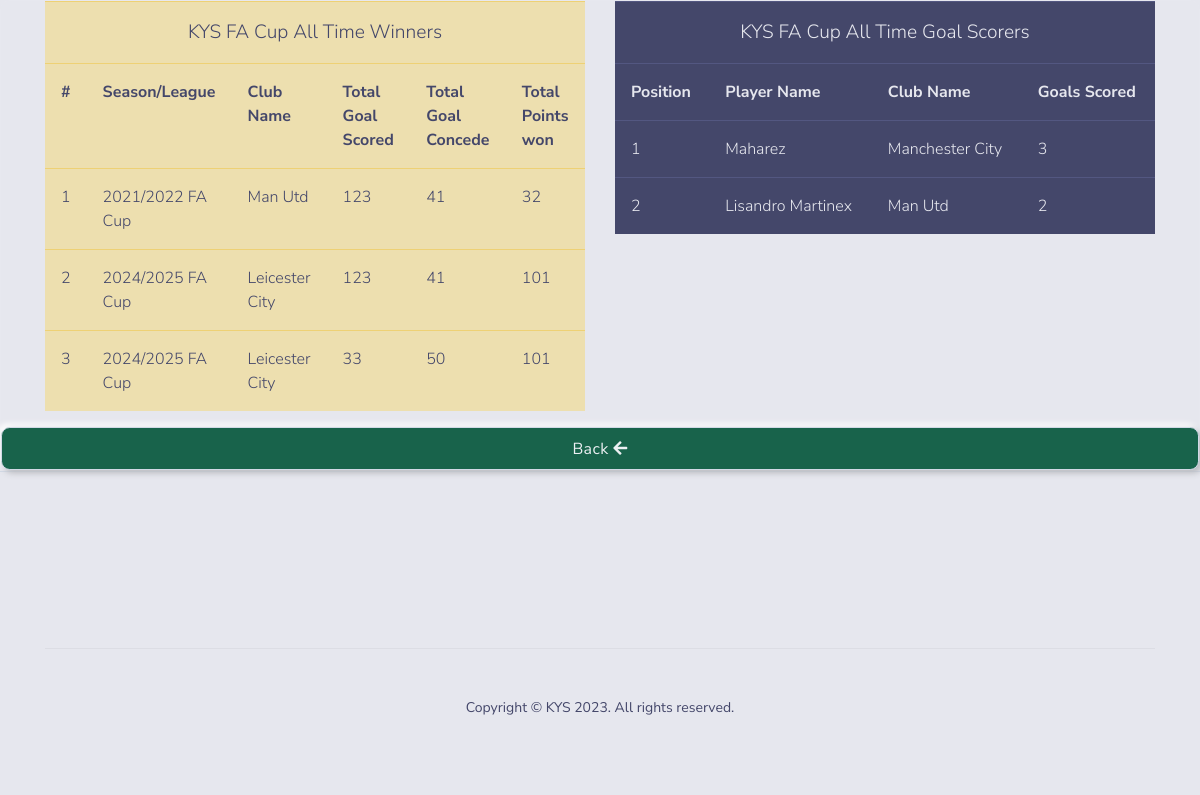
Screenshot of /admin/get_winners/2 with the database file from the repository.
### tables this page shows
CREATE TABLE IF NOT EXISTS `leagues` (
  `id` int(11) NOT NULL AUTO_INCREMENT,
  `type` enum('Premier League','FA Cup','Champions League') NOT NULL,
  `seasonid` int(11) NOT NULL,
  PRIMARY KEY (`id`)
);

CREATE TABLE IF NOT EXISTS `winners` (
  `id` int(11) NOT NULL AUTO_INCREMENT,
  `teamid` int(11) NOT NULL,
  `leagueid` int(11) NOT NULL,
  `seasonid` int(11) NOT NULL,
  `goal_scored` int(11) NOT NULL,
  `goal_concede` int(11) NOT NULL,
  `points` int(11) NOT NULL,
  PRIMARY KEY (`id`)
);

CREATE TABLE IF NOT EXISTS `seasons` (
  `id` int(11) NOT NULL AUTO_INCREMENT,
  `season` varchar(55) NOT NULL,
  `status` enum('inactive','active') NOT NULL,
  PRIMARY KEY (`id`)
);

CREATE TABLE IF NOT EXISTS `teams` (
  `id` int(11) NOT NULL AUTO_INCREMENT,
  `team_name` varchar(55) NOT NULL,
  `coach_name` varchar(55) NOT NULL,
  `phone_number` varchar(15) NOT NULL,
  `coach_passport` varchar(255) NOT NULL,
  PRIMARY KEY (`id`)
);

### application/controllers/Admin.php (called while the page is built, shortened)
<?php
class Admin extends CI_Controller
{
    public function __construct()
    {
        $this->load->model("Auth_model");
        $this->load->model("Admin_model");
        $this->load->library('upload');
    }
    public function get_winners(){
       $type = $this->uri->segment(3);
       $data['result'] = $this->Admin_model->get_winners($type);
       $data['scorers'] = $this->Admin_model->get_all_time_scorers( $type);
       $data['league'] = $this->Admin_model->get_league($type);
       $this->load->view("admin/winners", $data);
    }
}

### index.php (called while the page is built, shortened)
<?php
require_once BASEPATH.'core/CodeIgniter.php';

### application/models/Admin_model.php (called while the page is built, shortened)
<?php
class Admin_model extends CI_Model
{
    public function get_winners($type){
        return $this->db
             ->select("*")
             ->from("winners")
             ->join("seasons", "winners.seasonid = seasons.id")
             ->join("teams", "teams.id = winners.teamid")
             ->join("leagues", "leagues.id = winners.leagueid")
             ->where("winners.leagueid", $type)
             ->get()
             ->result();
    }
    public function get_all_time_scorers($leagueid){
        $sql ="select fullname, team_name, count(*) as total from scorers join players join teams on teams.id = players.teamid and scorers.playerid = players.player_id where leagueid =' $leagueid' GROUP BY fullname order by total desc";
       return  $this->db->query($sql)->result();
    }
    public function get_league($id){
        return $this->db
                    ->where("id", $id)
                    ->get("leagues")
                    ->row();
    }
}

### application/views/admin/winners.php (the view, shortened to what this page needs)
<!DOCTYPE html>
<html lang="en">
<body>
    <main>
        <div class="card">
            <div class="container">
                <div class="row">
                    <div class="col-md-6">
                        <table class="table table-warning">
                        <tr><td colspan='6' style="text-align: center; font-size:larger">
                                <?php echo "KYS ". $league->type." All Time Winners"; ?>
                            </td></tr>
                            <tr>
                                <th>#</th>
                                <th>Season/League</th>
                                <th>Club Name</th>
                                <th>Total Goal Scored</th>
                                <th>Total Goal Concede</th>
                                <th>Total Points won</th>
                            </tr>
                            <?php $i = 1;
                            foreach ($result as $row) { ?>
                                <tr>
                                    <td><?php echo $i; ?></td>
                                    <td><?php echo $row->season . " " . $row->type; ?></td>
                                    <td><?php echo $row->team_name; ?></td>
                                    <td><?php echo $row->goal_scored; ?></td>
                                    <td><?php echo $row->goal_concede; ?></td>
                                    <td><?php echo $row->points; ?></td>
                                </tr>
                            <?php $i++;
                            } ?>
                        </table>
                    </div>
                    <div class="col-md-6">
                        <table class="table table-dark">
                            <tr><td colspan='4' style="text-align: center; font-size:larger">
                            <?php echo "KYS ". $league->type." All Time Goal Scorers"; ?>
                            </td></tr>
                            <tr>
                            <th>Position</th>
                            <th>Player Name</th>
                            <th>Club Name</th>
                            <th>Goals Scored</th>
                          </tr>
                            <?php $i=1;
                                foreach($scorers as $row){?>
                                    <tr>
                                        <td><?php echo $i; ?></td>
                                        <td><?php echo $row->fullname; ?></td>
                                        <td><?php echo $row->team_name; ?></td>
                                        <td><?php echo $row->total; ?></td>
                                    </tr>
                                <?php $i++; } ?>
                        </table>
                    </div>
                </div>
            </div>
            <a href="<?php echo site_url("welcome"); ?>" class="btn btn-success">
                Back <span class="fas fa-arrow-left"></span>
            </a>
        </div>
    </main>
</body>
</html>

### rows the page displays
leagues: type "FA Cup"
winners: seasonid.season "2021/2022", leagueid.type "FA Cup", teamid.team_name "Man Utd", goal_scored "123", goal_concede "41", points "32"
winners: seasonid.season "2024/2025", leagueid.type "FA Cup", teamid.team_name "Leicester City", goal_scored "123", goal_concede "41", points "101"
winners: seasonid.season "2024/2025", leagueid.type "FA Cup", teamid.team_name "Leicester City", goal_scored "33", goal_concede "50", points "101"

### other values shown
$row->fullname "Maharez"
$row->team_name "Manchester City"
$row->total "3"
$row->fullname "Lisandro Martinex"
$row->team_name "Man Utd"
$row->total "2"
